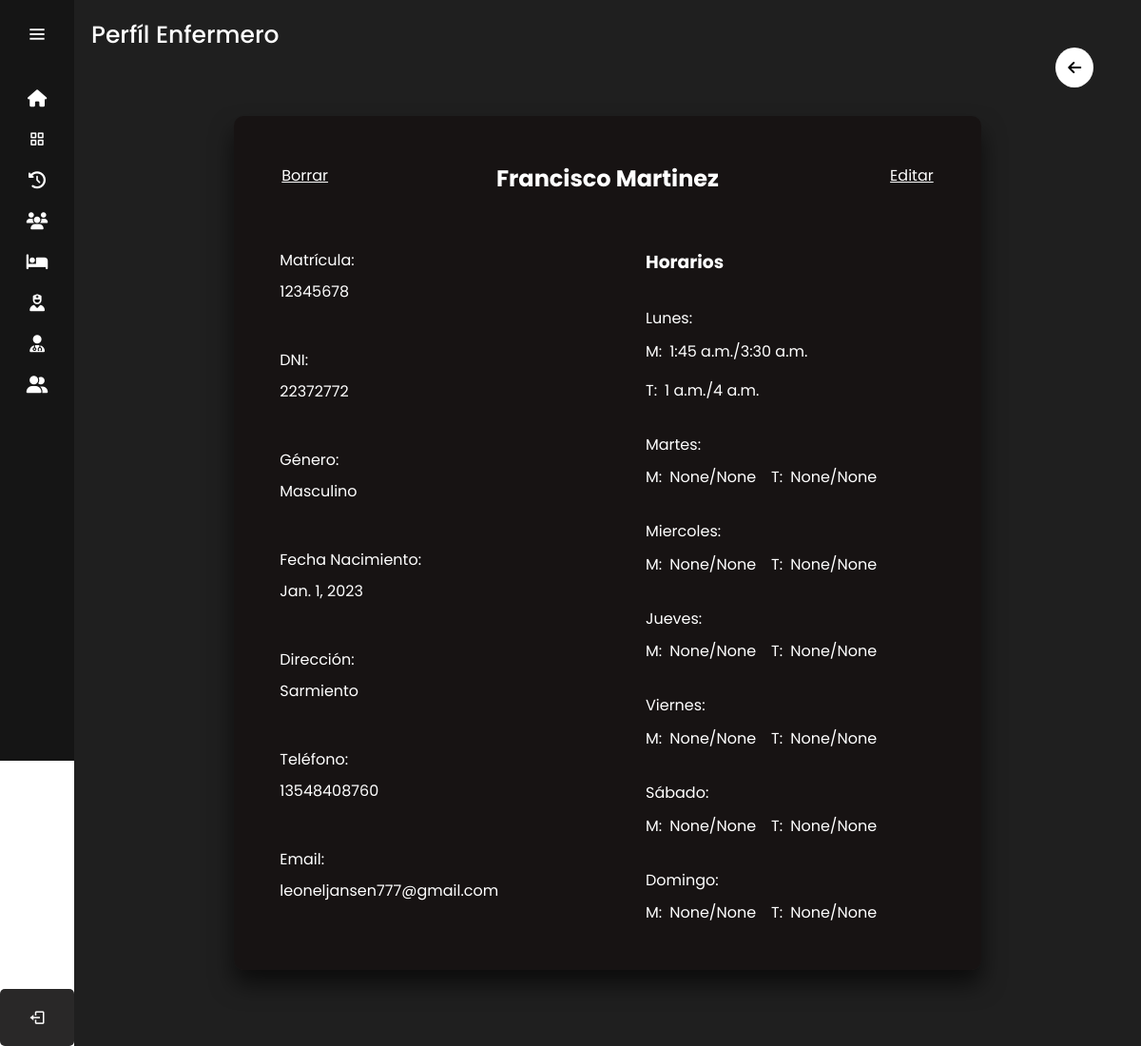
Before: /perfil_enfermero/1/ (signed in) with the older database file.
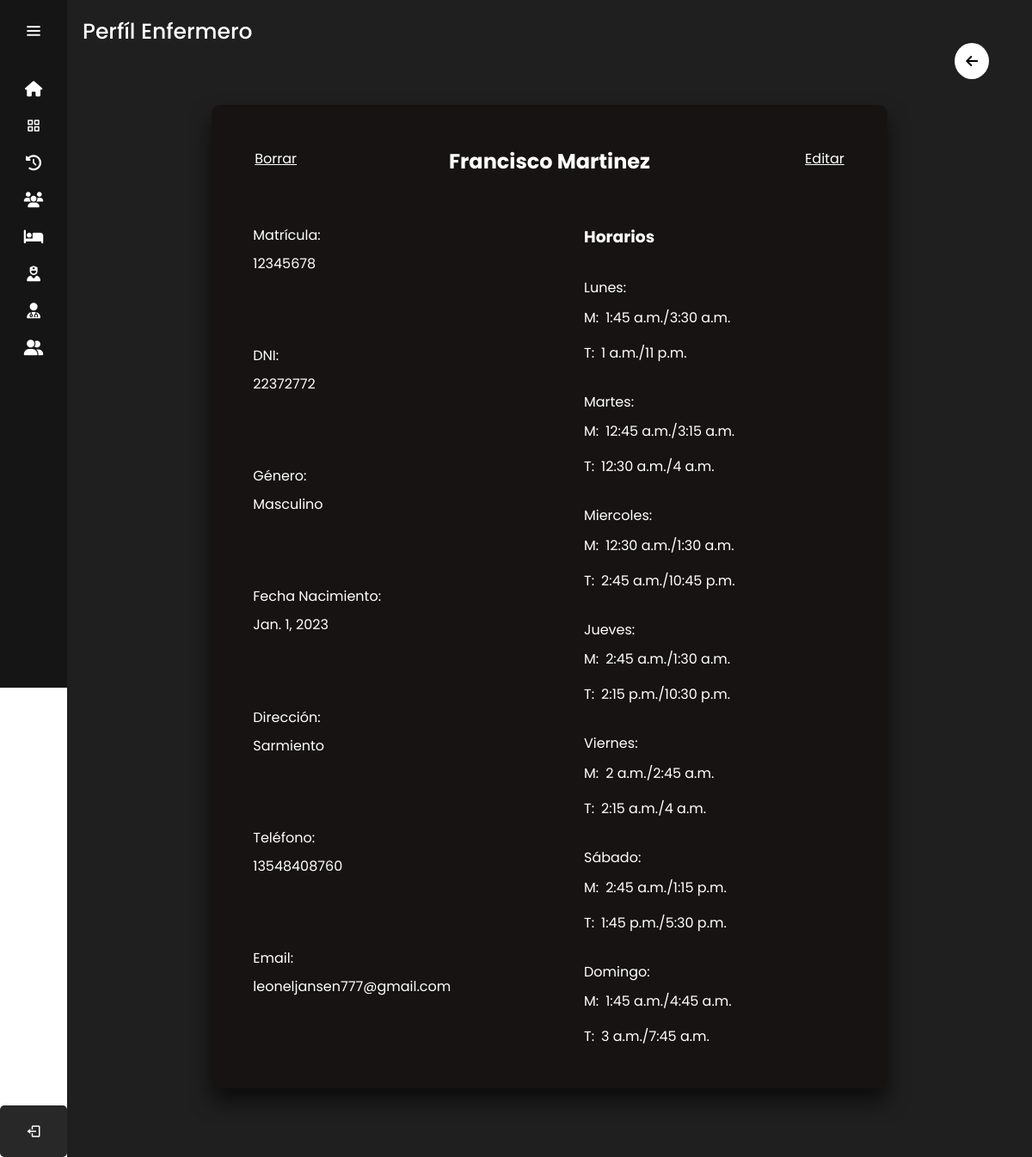
After: the same page with the newer database file.
### sitio/models.py (models this page shows)
class Enfermeros(models.Model):
    DNI = models.CharField(max_length=8)
    nombre = models.CharField(max_length=255)
    apellido = models.CharField(max_length=255)
    direccion = models.TextField()
    email = models.EmailField()
    fecha_nacimiento=models.DateField()
    genero=models.CharField(max_length=12, default='masculino')
    telefono = models.CharField(max_length=12)
    lunesMI = models.TimeField(null=True)
    lunesMF = models.TimeField(null=True)
    lunesTI = models.TimeField(null=True)
    lunesTF = models.TimeField(null=True)
    martesMI = models.TimeField(null=True)
    martesMF = models.TimeField(null=True)
    martesTI = models.TimeField(null=True)
    martesTF = models.TimeField(null=True)
    miercolesMI = models.TimeField(null=True)
    miercolesMF = models.TimeField(null=True)
    miercolesTI = models.TimeField(null=True)
    miercolesTF = models.TimeField(null=True)
    juevesMI = models.TimeField(null=True)
    juevesMF = models.TimeField(null=True)
    juevesTI = models.TimeField(null=True)
    juevesTF = models.TimeField(null=True)
    viernesMI = models.TimeField(null=True)
    viernesMF = models.TimeField(null=True)
    viernesTI = models.TimeField(null=True)
    viernesTF = models.TimeField(null=True)
    sabadoMI = models.TimeField(null=True)
    sabadoMF = models.TimeField(null=True)
    sabadoTI = models.TimeField(null=True)
    sabadoTF = models.TimeField(null=True)
    domingoMI = models.TimeField(null=True)
    domingoMF = models.TimeField(null=True)
    domingoTI = models.TimeField(null=True)
    domingoTF = models.TimeField(null=True)

### sitio/views.py (the view)
# urls.py: path('perfil_enfermero/<int:enfermero_id>/',login_required(views.perfil_enfermero),name='perfil_enfermero'),
def perfil_enfermero (request,enfermero_id):
    enfermeros=get_object_or_404(Enfermeros,id=enfermero_id)
    return render(request, 'perfil_enfermero.html',{'enfermeros': enfermeros})

### sitio/templates/perfil_enfermero.html (shortened to what this page needs)
{% extends 'layouts/nav.html' %} {% load static %} {% block content %}
<head>
    <link rel="stylesheet" href="{% static '/Styles/perfil_medico_enfermero_styles.css' %}">
</head>
<div class="text">Perfíl Enfermero</div>
<div class="btn_volver">
    <a href="javascript:history.back(-1)"><i class="fa-solid fa-arrow-left"></i></a>
</div>
<div class="container_perfil_medico_enfermero">
    <div class="perfil_medico_enfermero">
        <div class="editar_perfil">
            <a href="{% url 'editar_enfermero' enfermeros.id %}">Editar</a>
        </div>
        <div class="nombre_apellido">
            <h2>{{enfermeros.nombre}} {{ enfermeros.apellido }}</h2>
        </div>
        <a id="eliminar_enfermero" class="borrar" onclick="eliminar_sala('{{ enfermeros.id }}')" >Borrar</a>
        <div class="item_perfil izquierda_perfil">
            <p>Matrícula:</p> <p>12345678</p>
        </div>
        <div class="item_perfil horario">
            <h3>Horarios</h3>
            <div class="dia_semana">
                <p>Lunes:</p>
                <div class="manana_tarde">
                    <div class="item_manana_tarde">
                        <p>M: </p><p><span>{{enfermeros.lunesMI}}</span>/<span>{{enfermeros.lunesMF}}</span></p>
                    </div>
                    <div class="item_manana_tarde">
                        <p>T: </p><p> <span>{{enfermeros.lunesTI}}</span>/<span>{{enfermeros.lunesTF}}</span></p>
                    </div>
                </div>
            </div>
            <div class="dia_semana">
                <p>Martes:</p>
                <div class="manana_tarde">
                    <div class="item_manana_tarde">
                        <p>M: </p><p><span>{{enfermeros.martesMI}}</span>/<span>{{enfermeros.martesMF}}</span></p>
                    </div>
                    <div class="item_manana_tarde">
                        <p>T: </p><p> <span>{{enfermeros.martesTI}}</span>/<span>{{enfermeros.martesTF}}</span></p>
                    </div>
                </div>
            </div>
            <div class="dia_semana">
                <p>Miercoles:</p>
                <div class="manana_tarde">
                    <div class="item_manana_tarde">
                        <p>M: </p><p><span>{{enfermeros.miercolesMI}}</span>/<span>{{enfermeros.miercolesMF}}</span></p>
                    </div>
                    <div class="item_manana_tarde">
                        <p>T: </p><p> <span>{{enfermeros.miercolesTI}}</span>/<span>{{enfermeros.miercolesTF}}</span></p>
                    </div>
                </div>
            </div>
            <div class="dia_semana">
                <p>Jueves:</p>
                <div class="manana_tarde">
                    <div class="item_manana_tarde">
                        <p>M: </p><p><span>{{enfermeros.juevesMI}}</span>/<span>{{enfermeros.miercolesMF}}</span></p>
                    </div>
                    <div class="item_manana_tarde">
                        <p>T: </p><p> <span>{{enfermeros.juevesTI}}</span>/<span>{{enfermeros.juevesTF}}</span></p>
                    </div>
                </div>
            </div>
            <div class="dia_semana">
                <p>Viernes:</p>
                <div class="manana_tarde">
                    <div class="item_manana_tarde">
                        <p>M: </p><p><span>{{enfermeros.viernesMI}}</span>/<span>{{enfermeros.viernesMF}}</span></p>
                    </div>
                    <div class="item_manana_tarde">
                        <p>T: </p><p> <span>{{enfermeros.viernesTI}}</span>/<span>{{enfermeros.viernesTF}}</span></p>
                    </div>
                </div>
            </div>
            <div class="dia_semana">
                <p>Sábado:</p>
                <div class="manana_tarde">
                    <div class="item_manana_tarde">
                        <p>M: </p><p><span>{{enfermeros.sabadoMI}}</span>/<span>{{enfermeros.sabadoMF}}</span></p>
                    </div>
                    <div class="item_manana_tarde">
                        <p>T: </p><p> <span>{{enfermeros.sabadoTI}}</span>/<span>{{enfermeros.sabadoTF}}</span></p>
                    </div>
                </div>
            </div>
            <div class="dia_semana">
                <p>Domingo:</p>
                <div class="manana_tarde">
                    <div class="item_manana_tarde">
                        <p>M: </p><p><span>{{enfermeros.domingoMI}}</span>/<span>{{enfermeros.domingoMF}}</span></p>
                    </div>
                    <div class="item_manana_tarde">
                        <p>T: </p><p> <span>{{enfermeros.domingoTI}}</span>/<span>{{enfermeros.domingoTF}}</span></p>
                    </div>
                </div>
            </div>
        </div>
        <div class="item_perfil izquierda_perfil">
            <p>DNI:</p> <p>{{enfermeros.DNI}}</p>
        </div>
        <div class="item_perfil izquierda_perfil">
            <p>Género:</p> <p>{{enfermeros.genero}}</p>
        </div>
        <div class="item_perfil izquierda_perfil">
            <p>Fecha Nacimiento: </p><p>{{enfermeros.fecha_nacimiento}}</p>
        </div>
        <div class="item_perfil izquierda_perfil">
            <p>Dirección: </p> <p>{{enfermeros.direccion}}</p>
        </div>
        <div class="item_perfil izquierda_perfil telefono">
            <p>Teléfono: </p> <p>{{enfermeros.telefono}}</p>
        </div>
        <div class="item_perfil izquierda_perfil email">
            <p>Email: </p> <p>{{enfermeros.email}}</p>
        </div>
    </div>
</div>
{% endblock %}

### sitio/templates/layouts/nav.html (shortened to what this page needs)
{% load static %}
<html lang="en">
  <head>
    <link rel="stylesheet" href="{% static '/styles/nav_styles.css' %}" />
    <link
      href="https://unpkg.com/boxicons@2.1.4/css/boxicons.min.css"
      rel="stylesheet"
    />
  </head>
  <body>
    <div class="sidebar">
        <div class="logo_details">
          <i class="bx bx-menu" id="btn"></i>
        </div>
        <ul class="nav-list">
          <li>
            <a href="/calls">
              <i class="fa-solid fa-house"></i>
            </a>
          </li>
          <li>
            <a href="/dashboard">
              <i class="bx bx-grid-alt"></i>
            </a>
          </li>
          <li>
            <a href="/historial_llamadas">
              <i class="fa-solid fa-clock-rotate-left"></i>
            </a>
          </li>
          <li>
            <a href="/pacientes">
              <i class="fa-solid fa-users"></i>
            </a>
          </li>
          <li>
            <a href="/areas">
              <i class="fa-solid fa-bed"></i>
            </a>
          </li>
          <li>
            <a href="/enfermeros">
              <i class="fa-solid fa-user-nurse"></i>
            </a>
          </li>
          <li>
            <a href="/medicos">
              <i class="fa-solid fa-user-doctor"></i>
            </a>
          </li>
          <li>
            <a href="/users">
              <i class="fa-solid fa-user-group"></i>
            </a>
          </li>
          <li class="profile">
            <div class="profile_details">
              <div class="profile_content">
                <div class="designation">{{ user.username }}</div>
              </div>
            </div>
            <a class="logout_icon" href="{% url 'login' %}" id="log_out"><i class="bx bx-log-out"></i></a>
          </li>
        </ul>
      </div>
    <section class="home-section">{% block content %} {% endblock %}</section>
  </body>
</html>

### sitio/static/Styles/nav_styles.css (style rules this page uses)
body { position: relative; }
:root { --color-default:#151515; --color-second:#292828; --color-white:#fff; --color-body:#1F1F1F; --color-light:#e0e0e0; --color-text:#fff; }
* { padding: 0%; margin: 0%; box-sizing: border-box; font-family: 'Poppins', sans-serif; }
body { min-height: 100vh; }
.sidebar { min-height: 100vh; width: 78px; padding: 6px 14px; z-index: 99; background-color: var(--color-default); transition: all .5s ease; position: fixed; top:0; left: 0; }
.sidebar .logo_details { height: 60px; display: flex; align-items: center; position: relative; }
.sidebar .logo_details #btn { position: absolute; top:50%; right: 0; transform: translateY(-50%); font-size: 23px; text-align: center; cursor: pointer; transition: all .5s ease; }
.sidebar i { color:var(--color-white); height: 60px; line-height: 60px; min-width: 50px; font-size: 25px; text-align: center; }
.sidebar .nav-list { margin-top: 20px; height: 100%; }
.sidebar li { position: relative; margin:8px 0; list-style: none; }
.sidebar li a { display: flex; height: 100%; width: 100%; align-items: center; text-decoration: none; background-color: var(--color-default); position: relative; transition: all .5s ease; z-index: 12; }
.sidebar li a::after { content: ""; position: absolute; width: 100%; height: 100%; transform: scaleX(0); background-color: var(--color-white); border-radius: 5px; transition: transform 0.3s ease-in-out; transform-origin: left; z-index: -2; }
.sidebar li i { height: 35px; line-height: 35px; font-size: 18px; border-radius: 5px; }
.sidebar li.profile { position: fixed; height: 60px; width: 78px; left: 0; bottom:-8px; padding:10px 14px; overflow: hidden; transition: all .5s ease; }
.sidebar .profile .profile_details { display: flex; align-items: center; flex-wrap: nowrap; }
.sidebar li.profile .name, .sidebar li.profile .designation { font-size: 15px; font-weight: 400; color:var(--color-white); white-space: nowrap; }
.sidebar li.profile .designation { font-size: 12px; }
.sidebar .profile #log_out { position: absolute; top:50%; right: 0; transform: translateY(-50%); background-color: var(--color-second); width: 100%; height: 60px; line-height: 60px; border-radius: 5px; cursor: pointer; transition: all 0.5s ease; }
.home-section { position: relative; background-color: var(--color-body); min-height: 100vh; top:0; left:78px; width: calc(100% - 78px); transition: all .5s ease; z-index: 2; }
.home-section .text { display: inline-block; color:var(--color-text); font-size: 25px; font-weight: 500; margin: 18px; }
.logout_icon { color: white; text-decoration: none; display: flex; align-items: center; justify-content: center; }
.btn_volver { color: black; background-color: white; padding: .8em; border-radius: 100%; position: absolute; top: 50px; right: 50px; }
.btn_volver a { color: black; text-decoration: none; }

### sitio/static/Styles/perfil_medico_enfermero_styles.css (style rules this page uses)
.perfil_medico_enfermero { display: grid; grid-template-columns: 1fr 1fr; column-gap: 5em; row-gap: 1.5em; margin: 0 auto 0; padding: 3em; background: rgba(24, 20, 20, 0.987); box-sizing: border-box; box-shadow: 0 15px 25px rgba(0,0,0,.6); border-radius: 10px; width: 70%; color: white; position: relative; }
.item_perfil { display: flex; flex-direction: column; gap: .5em; }
.borrar { position: absolute; top: 50px; left: 50px; color: white; cursor: pointer; text-decoration:underline }
.editar_perfil { position: absolute; top: 50px; right: 50px; }
.editar_perfil a { color: white; }
.container_perfil_medico_enfermero { padding: 3em 0 5em; }
.nombre_apellido { grid-column: 1/3; text-align: center; padding-bottom: 2em; }
.izquierda_perfil { grid-column: 1/2; }
.horario { grid-column: 2/3; grid-row: 2/9; display: flex; flex-direction: column; gap: 2em; }
.dia_semana { display: flex; flex-direction: column; gap: .6em; }
.manana_tarde { display: flex; gap: 1em; flex-wrap: wrap; }
.item_manana_tarde { display: flex; gap: .5em; }

Changed rows visible on the page:
changed Enfermeros "Francisco": lunesTF "4 a.m." → "11 p.m."; martesMI "None" → "12:45 a.m."; martesMF "None" → "3:15 a.m."; martesTI "None" → "12:30 a.m."; martesTF "None" → "4 a.m."; miercolesMI "None" → "12:30 a.m."; miercolesMF "None" → "1:30 a.m."; miercolesTI "None" → "2:45 a.m."; miercolesTF "None" → "10:45 p.m."; juevesMI "None" → "2:45 a.m."; juevesTI "None" → "2:15 p.m."; juevesTF "None" → "10:30 p.m."; viernesMI "None" → "2 a.m."; viernesMF "None" → "2:45 a.m."; viernesTI "None" → "2:15 a.m."; viernesTF "None" → "4 a.m."; sabadoMI "None" → "2:45 a.m."; sabadoMF "None" → "1:15 p.m."; sabadoTI "None" → "1:45 p.m."; sabadoTF "None" → "5:30 p.m."; domingoMI "None" → "1:45 a.m."; domingoMF "None" → "4:45 a.m."; domingoTI "None" → "3 a.m."; domingoTF "None" → "7:45 a.m."
